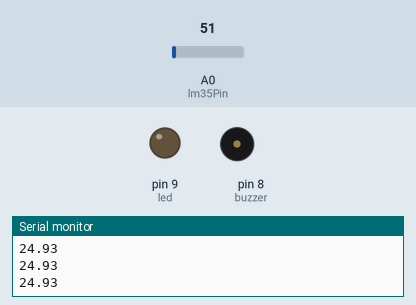
This sketch was run on a simulated Arduino Uno, built with avr-gcc and run on an emulated ATmega328P. Parts: output pins drawn as LEDs (lit = HIGH), buzzer (waves = sounding, pin HIGH), the last lines printed to the serial monitor. Dashed ring = blinking. The test bench sets the inputs (shaded band); at power-on: A0 (lm35Pin) = 51.

Above: at 1.2 s.
1.3 s: A0 (lm35Pin) set to 62
At 1.31 s:
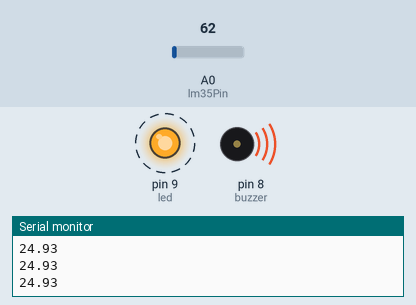
4.3 s: A0 (lm35Pin) set to 30
At 4.3 s:
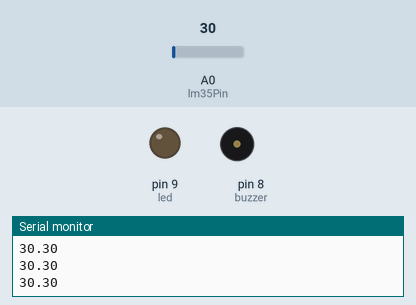
5.8 s: A0 (lm35Pin) set to 61
At 5.97 s:
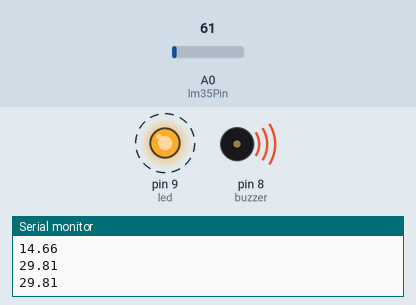
8.8 s: A0 (lm35Pin) set to 15
Timing chart, 0 to 11.3 s (numbered marks = the images above; inputs shaded):
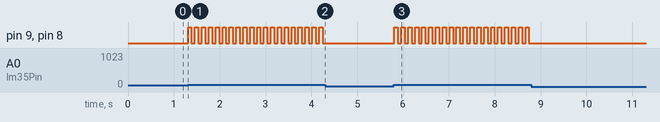

The sketch:

lm35_ornek.ino
```cpp
#define led 9
#define buzzer 8
int lm35Pin = A0;

 float sicalik_gerilim = 0;
 int okunan_deger = 0;
 float sicalik = 0;
void setup() {

pinMode(led,OUTPUT);
pinMode(buzzer,OUTPUT);
Serial.begin(9600);
}

void loop() {

 okunan_deger = analogRead(lm35Pin);
 sicalik_gerilim = (5000.0 / 1023.0) * okunan_deger;
 sicalik = sicalik_gerilim / 10.0 ;
 Serial.println(sicalik);
 if(sicalik >= 28){
  digitalWrite(led,HIGH);
  digitalWrite(buzzer,HIGH);
  delay(75);
  digitalWrite(led,LOW);
  digitalWrite(buzzer,LOW);
  delay(75);
 }
else{
   digitalWrite(led,LOW);
  digitalWrite(buzzer,LOW);
}

}
```

Measured:
- the behaviour switches between 57 and 58 on A0 (lm35Pin) (found by bisection; images 0 and 1)
- after the input at 1.3 s, pin 9 (led), pin 8 (buzzer): alternates HIGH for 0.08 s and LOW for 0.08 s, starting at once
- after the input at 4.3 s, pin 9 (led), pin 8 (buzzer): stops changing and stays LOW
- after the input at 5.8 s, pin 9 (led), pin 8 (buzzer): alternates HIGH for 0.08 s and LOW for 0.08 s, starting at once
- after the input at 8.8 s, pin 9 (led), pin 8 (buzzer): stops changing and stays LOW
